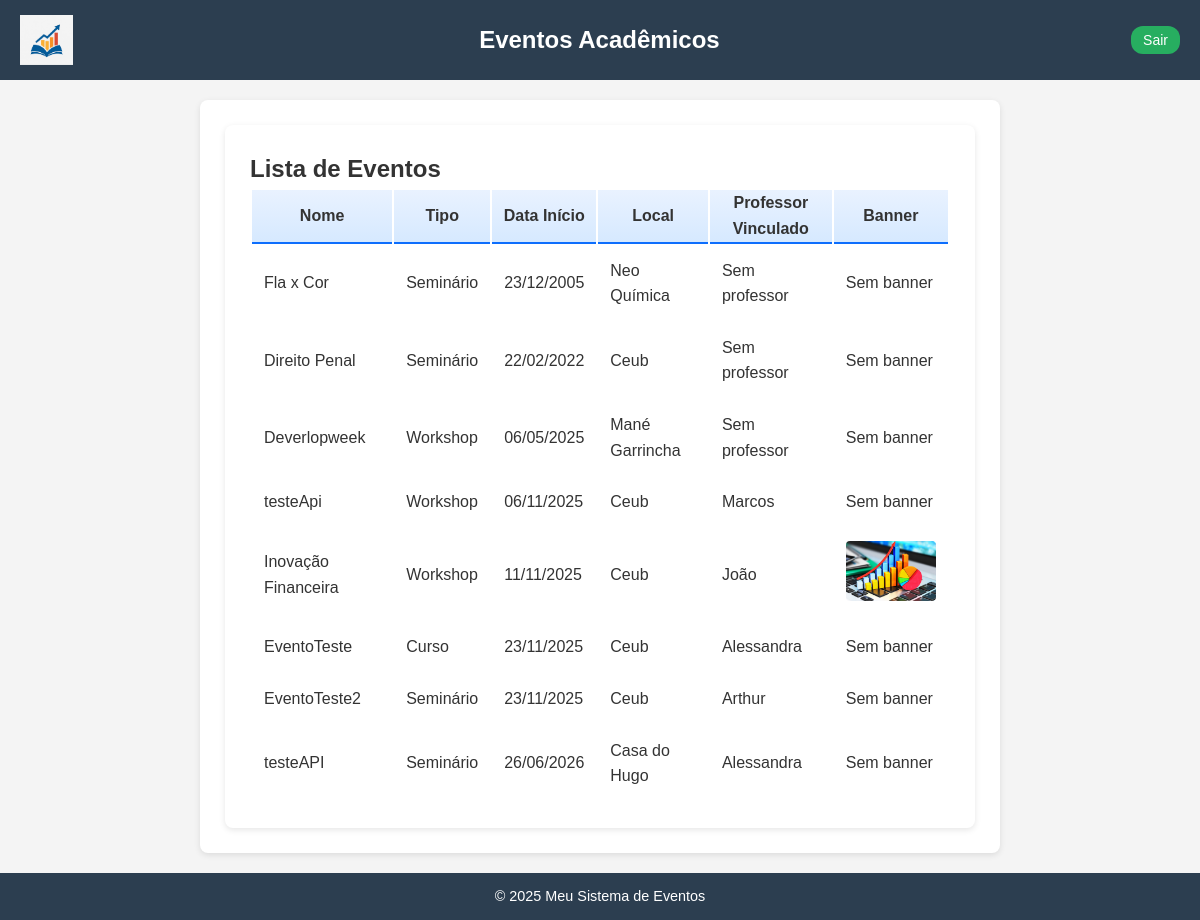
The page /evento/listas2/ on the database its author committed.
### eventos/models.py (models this page shows, shortened)
class Evento(models.Model):
    TIPOS = [
        ('seminario', 'Seminário'),
        ('palestra', 'Palestra'),
        ('workshop', 'Workshop'),
        ('curso', 'Curso'),
    ]
    nome = models.CharField(max_length=200)
    tipo = models.CharField(max_length=20, choices=TIPOS)
    descricao = models.TextField()
    data_inicio = models.DateField()
    data_fim = models.DateField()
    horario_inicio = models.TimeField()
    horario_fim = models.TimeField()
    local = models.CharField(max_length=255)
    quantidade_participantes = models.PositiveIntegerField(null=True, blank=True)
    organizador = models.ForeignKey(
        User,
        on_delete=models.CASCADE,
        related_name="eventos_organizados"
    )
    professor = models.ForeignKey(User, on_delete=models.SET_NULL, null=True, blank=True)
    banner = models.ImageField(upload_to='banners/', blank=True, null=True)

### eventos/views.py (the view)
# urls.py: path('evento/listas2/', EventoListView2.as_view(), name='evento_list2'),
class EventoListView2(ListView):
    model = Evento
    template_name = 'evento_list2.html'  # Caminho para o template
    context_object_name = 'eventos'     # Nome da variável usada no template
    ordering = ['data_inicio']          # Ordena os eventos por data de início

### eventos/context_processors.py (called while the page is built)
def perfil_context(request):
    if request.user.is_authenticated:
        return {'perfil': getattr(request.user, 'perfil', None)}
    return {}

### eventos/templates/evento_list2.html (shortened to what this page needs)
{% extends 'baseSemLoginSair.html' %}
{% block content %}
<div class="container mt-5">
    <h2 class="fw-bold text-primary mb-4">Lista de Eventos</h2>
    <div class="table-responsive">
        <table class="table table-bordered table-striped align-middle shadow-sm">
            <thead class="table-primary text-center">
                <tr>
                    <th>Nome</th>
                    <th>Tipo</th>
                    <th>Data Início</th>
                    <th>Local</th>
                    <th>Professor Vinculado</th>
                    <th>Banner</th>
                </tr>
            </thead>
            <tbody>
                {% for evento in eventos %}
                <tr>
                    <td class="fw-semibold text-dark">{{ evento.nome }}</td>
                    <td class="text-muted">{{ evento.get_tipo_display }}</td>
                    <td class="text-center">{{ evento.data_inicio|date:"d/m/Y" }}</td>
                    <td class="text-muted">{{ evento.local }}</td>
                    <td class="text-center">
                        {{ evento.professor.username|default:"Sem professor" }}
                    </td>
                    <td class="text-center">
                        {% if evento.banner %}
                            <img src="{{ evento.banner.url }}"
                                 alt="Banner {{ evento.nome }}"
                                 style="max-width: 100px; max-height: 60px; object-fit: cover; border-radius: 4px;">
                        {% else %}
                            <span class="text-muted">Sem banner</span>
                        {% endif %}
                    </td>
                </tr>
                {% empty %}
                <tr>
                    <td colspan="6" class="text-center text-muted py-3">
                        Nenhum evento cadastrado.
                    </td>
                </tr>
                {% endfor %}
            </tbody>
        </table>
    </div>
</div>
{% endblock %}

### eventos/templates/baseSemLoginSair.html (style rules this page uses)
* { margin: 0; padding: 0; box-sizing: border-box; }
body { font-family: Arial, sans-serif; background-color: #f4f4f4; color: #333; line-height: 1.6; }
.container { max-width: 800px; margin: auto; background: #fff; padding: 25px; border-radius: 8px; box-shadow: 0 2px 6px rgba(0,0,0,0.1); }

### eventos/templates/evento_list2.html (style rules this page uses)
table th { background: linear-gradient(180deg, #e9f2ff, #d6e9ff); font-weight: 600; border-bottom: 2px solid #0d6efd !important; }
table td { vertical-align: middle; padding: 0.75rem; }

### rows shown on the page
Evento: nome "Fla x Cor", tipo "Seminário", data_inicio "23/12/2005", local "Neo Química", professor.username "Sem professor", shows "Sem banner"
Evento: nome "Direito Penal", tipo "Seminário", data_inicio "22/02/2022", local "Ceub", professor.username "Sem professor", shows "Sem banner"
Evento: nome "Deverlopweek", tipo "Workshop", data_inicio "06/05/2025", local "Mané Garrincha", professor.username "Sem professor", shows "Sem banner"
Evento: nome "testeApi", tipo "Workshop", data_inicio "06/11/2025", local "Ceub", professor.username "Marcos", banner "Sem banner"
Evento: nome "Inovação Financeira", tipo "Workshop", data_inicio "11/11/2025", local "Ceub", professor.username "João", banner (picture)
Evento: nome "EventoTeste", tipo "Curso", data_inicio "23/11/2025", local "Ceub", professor.username "Alessandra", banner "Sem banner"
Evento: nome "EventoTeste2", tipo "Seminário", data_inicio "23/11/2025", local "Ceub", professor.username "Arthur", banner "Sem banner"
Evento: nome "testeAPI", tipo "Seminário", data_inicio "26/06/2026", local "Casa do Hugo", professor.username "Alessandra", banner "Sem banner"
